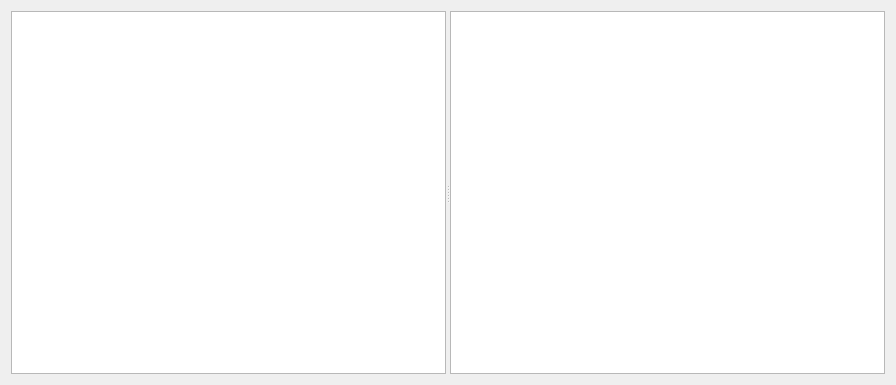
<?xml version="1.0" encoding="UTF-8"?>
<ui version="4.0">
 <class>FileBrowser</class>
 <widget class="QDialog" name="FileBrowser">
  <property name="geometry">
   <rect>
    <x>0</x>
    <y>0</y>
    <width>896</width>
    <height>385</height>
   </rect>
  </property>
  <property name="windowTitle">
   <string>Dialog</string>
  </property>
  <layout class="QVBoxLayout" name="verticalLayout">
   <item>
    <widget class="QSplitter" name="splitter">
     <property name="orientation">
      <enum>Qt::Horizontal</enum>
     </property>
     <widget class="QTreeView" name="folderBrowserView"/>
     <widget class="QListView" name="fileBrowserView"/>
    </widget>
   </item>
  </layout>
 </widget>
 <resources/>
 <connections/>
</ui>
